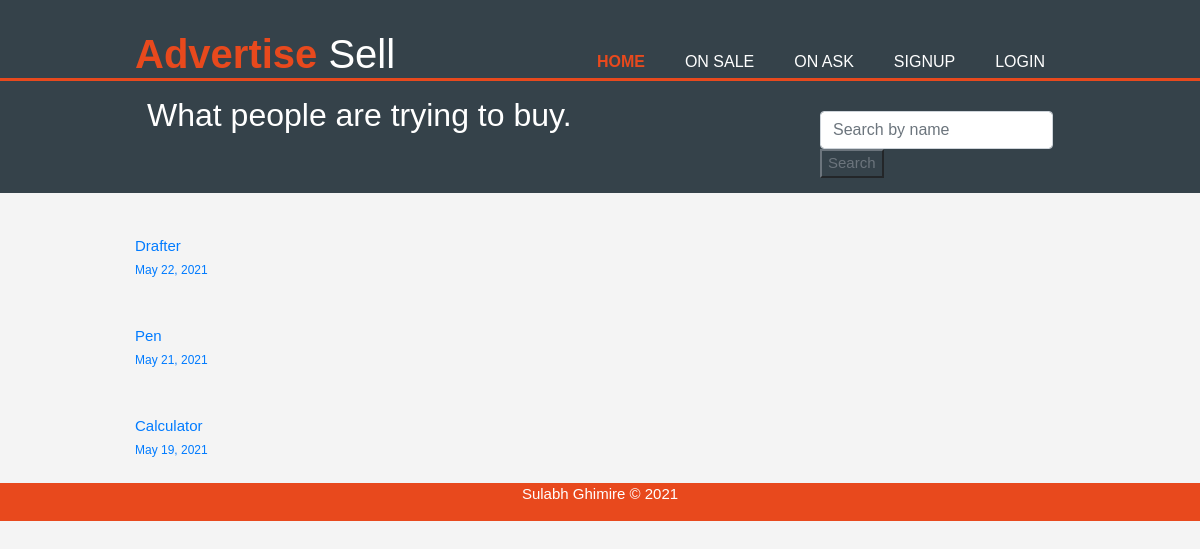
Page /onask_list/ on the committed database.
### blog/models.py (models this page shows, shortened)
class AdvertiseBuy(models.Model):
    title = models.CharField(max_length=100)
    description = models.TextField()
    date_posted = models.DateTimeField(auto_now_add=True)
    author = models.ForeignKey(User, on_delete=models.CASCADE)

### blog/views.py (the view)
# urls.py: path('onask_list/', BuyingList.as_view(), name='ask_list'),
class BuyingList(ListView):
    model = AdvertiseBuy
    template_name = 'blog/buying_list.html'
    context_object_name = 'posts'
    ordering = ['-date_posted']

### blog/templates/blog/buying_list.html (shortened to what this page needs)
{% extends 'blog/base.html' %}
{% block text %}
    <h2>What people are trying to buy.
    </h2>
{% endblock text %}
{% block content %}
    {% for post in posts %}
        <a href="{% url 'buy_detail' post.pk %}">
                <br>{{ post.title }}
                <br>
                <small>{{ post.date_posted|date:"F d, Y" }} </small>
                <br>
                <br>
        </a>
    {% endfor %}
{% endblock content %}

### blog/static/blog/style.css (style rules this page uses)
body { font-family: Arial, Helvetica, sans-serif; font-size: 15px; line-height: 1.5; margin: 0; padding: 0; background-color: #f4f4f4; }
#newsLetter h2 { float: left; }

### rows in the picture
AdvertiseBuy: title "Drafter", date_posted "May 22, 2021"
AdvertiseBuy: title "Pen", date_posted "May 21, 2021"
AdvertiseBuy: title "Calculator", date_posted "May 19, 2021"
